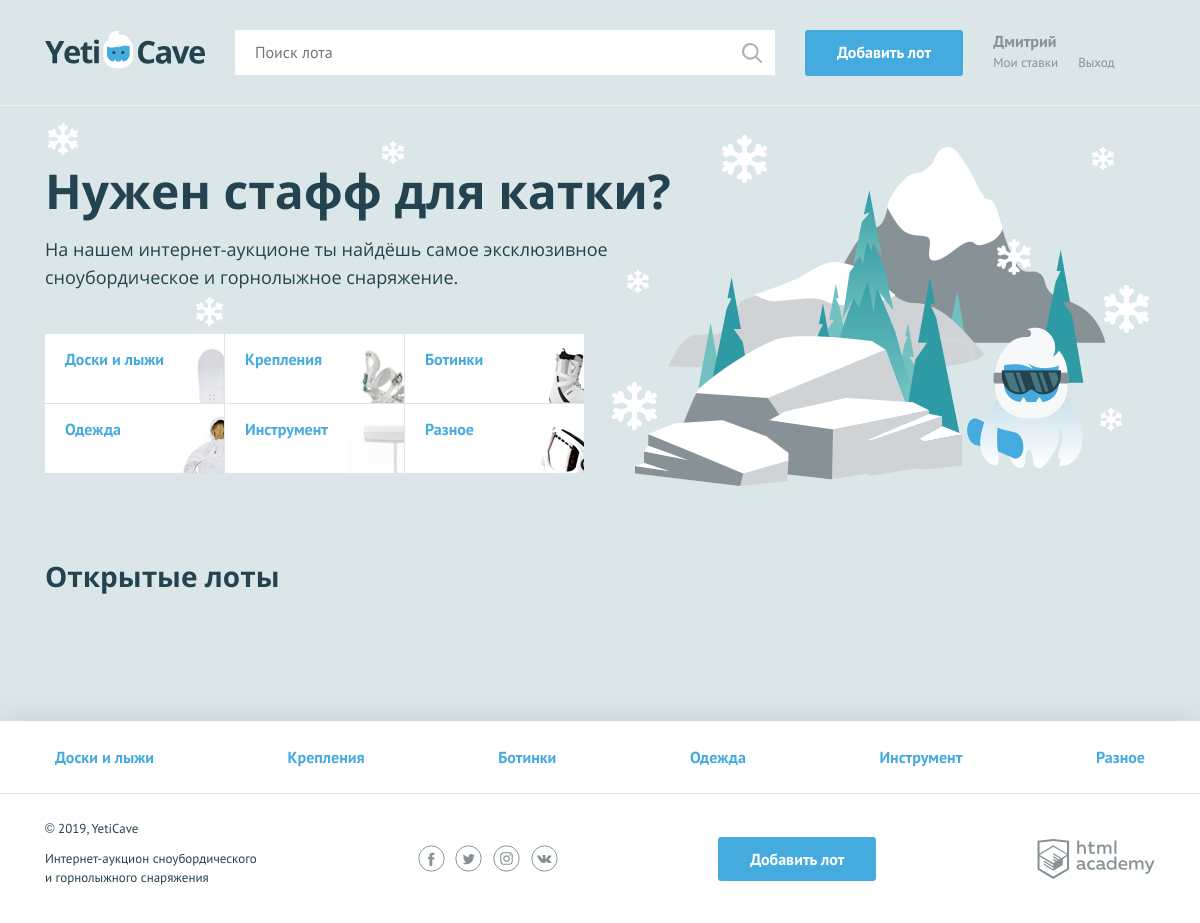
The page / on the database its author committed.
### tables this page shows
CREATE TABLE category
(
  id int NOT NULL AUTO_INCREMENT,
  name varchar(50) NOT NULL,
  symbol_code varchar(50) NOT NULL,
  PRIMARY KEY (id)
);

### helpers.php (called while the page is built, shortened)
<?php
function include_template($name, array $data = []) {
    $name = 'templates/' . $name;
    extract($data);
    require $name;
    $result = ob_get_clean();
    return $result;
}

### functions.php (called while the page is built, shortened)
<?php
function returnArrayFromDB($link, $sql, $fetch_type = MYSQLI_NUM)
{
    $stmt = mysqli_prepare($link, $sql);
    mysqli_stmt_execute($stmt);
    $rows = mysqli_stmt_get_result($stmt);
    if($rows) {
        $array = mysqli_fetch_all($rows, $fetch_type);
        return $array;
    }
    else {
        showError(mysqli_error($link));
    }
}

### templates/index.php (the view, shortened to what this page needs)
<section class="promo">
    <h2 class="promo__title">Нужен стафф для катки?</h2>
    <p class="promo__text">На нашем интернет-аукционе ты найдёшь самое эксклюзивное сноубордическое и горнолыжное снаряжение.</p>
    <ul class="promo__list">
        <?php
        foreach ($categories as $category):
            ?>
            <li class="promo__item promo__item--<?= $category[2] ?>">
                <a class="promo__link" href="pages/all-lots.html"><?= $category[1] ?></a>
            </li>
        <?php
        endforeach;
        ?>
    </ul>
</section>
<section class="lots">
    <div class="lots__header">
        <h2>Открытые лоты</h2>
    </div>
</section>

### templates/layout.php (shortened to what this page needs)
<!DOCTYPE html>
<html lang="ru">
<head>
    <link href="../css/normalize.min.css" rel="stylesheet">
    <link href="../css/style.css" rel="stylesheet">
    <link href="../css/flatpickr.min.css" rel="stylesheet">
</head>
<body>
<div class="page-wrapper">
    <header class="main-header">
        <div class="main-header__container container">
            <a class="main-header__logo">
                <img src="../img/logo.svg" width="160" height="39" alt="Логотип компании YetiCave">
            </a>
            <form class="main-header__search" method="get" action="https://echo.htmlacademy.ru" autocomplete="off">
                <input type="search" name="search" placeholder="Поиск лота">
                <input class="main-header__search-btn" type="submit" name="find" value="Найти">
            </form>
            <a class="main-header__add-lot button" href="add.php">Добавить лот</a>
            <nav class="user-menu">
                <?php
                if ($is_auth == 1):
                    ?>
                    <div class="user-menu__logged">
                        <p><?= htmlspecialchars($user_name) ?></p>
                        <a class="user-menu__bets" href="pages/my-bets.html">Мои ставки</a>
                        <a class="user-menu__logout" href="#">Выход</a>
                    </div>
                <?php
                endif;
                ?>
            </nav>
        </div>
    </header>
    <main class="<?= $container ?>">
        <?= $content ?>
    </main>
</div>
<footer class="main-footer">
    <nav class="nav">
        <ul class="nav__list container">
            <?php
            foreach ($categories as $category):
                ?>
                <li class="nav__item">
                    <a href="pages/all-lots.html"><?= $category[1] ?></a>
                </li>
            <?php
            endforeach;
            ?>
        </ul>
    </nav>
    <div class="main-footer__bottom container">
        <div class="main-footer__copyright">
            <p>© 2019, YetiCave</p>
            <p>Интернет-аукцион сноубордического и горнолыжного снаряжения</p>
        </div>
        <div class="main-footer__social social">
            <a class="social__link social__link--facebook" href="#">
            </a>
            <a class="social__link social__link--twitter" href="#">
            </a>
            <a class="social__link social__link--instagram" href="#">
            </a>
            <a class="social__link social__link--vkontakte" href="#">
            </a>
        </div>
        <a class="main-footer__add-lot button" href="add-lot.html">Добавить лот</a>
        <div class="main-footer__developed-by">
            <a class="logo-academy" href="https://htmlacademy.ru/intensive/php">
            </a>
        </div>
    </div>
</footer>
</body>
</html>

### rows shown on the page
category: name "Доски и лыжи"
category: name "Крепления"
category: name "Ботинки"
category: name "Одежда"
category: name "Инструмент"
category: name "Разное"

### other values the page prints
$user_name "Дмитрий"
